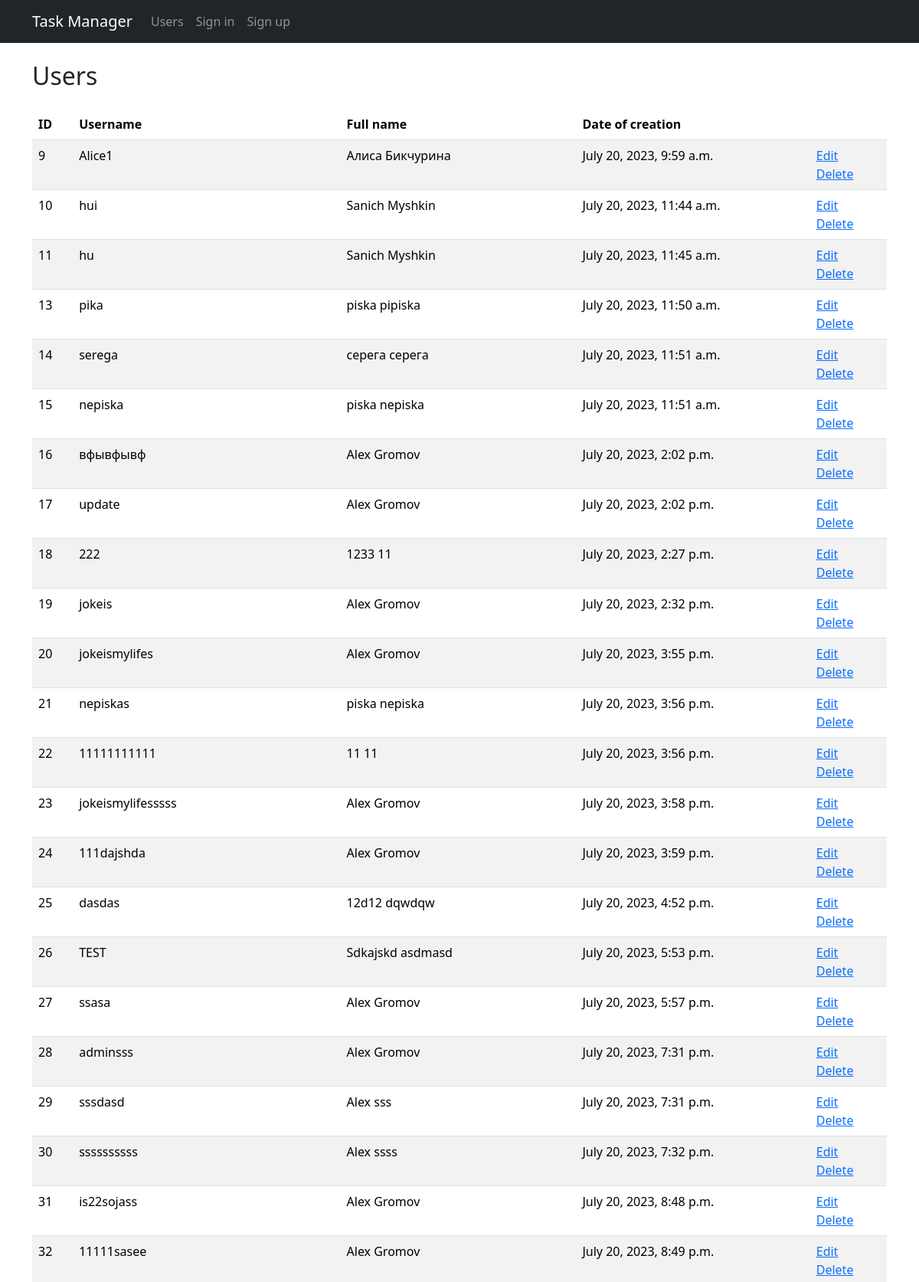
/users/ (upper part), run on the app's committed database.
### task_manager/users/models.py (models this page shows)
class TaskUser(User):
    def __str__(self):
        return " ".join((str(self.first_name), str(self.last_name)))

### task_manager/users/views.py (the view)
# urls.py: path('', UsersView.as_view(), name='users'),
class UsersView(ListView):
    model = TaskUser
    context_object_name = 'users_list'
    template_name = 'users/index.html'

### task_manager/templates/users/index.html (shortened to what this page needs)
{% extends "base.html"%}
{% load i18n %}
{% block content %}
<div class="container wrapper flex-grow-1">
    <h2 class="my-4 text-dark text-left mx-0">
        {% trans 'Users' %}
    </h2>
    <table class="table table-striped">
        <thead>
        <tr>
            <th>ID</th>
            <th>{% trans 'UserName'%}</th>
            <th>{% trans 'FullName'%}</th>
            <th>{% trans 'CreatedDate'%}</th>
            <th></th>
        </tr>
        </thead>
        {% for user in object_list %}
        <tr>
            <td>{{user.id}}</td>
            <td>{{user.username}}</td>
            <td>{{user.first_name}} {{user.last_name}}</td>
            <td>{{user.date_joined}}</td>
            <td>
                <a href="{% url 'user_update' user.id %}">{% trans 'Update'%}</a>
                <br>
                <a href="{% url 'user_delete' user.id %}">{% trans 'Delete'%}</a>
            </td>
        </tr>
        {% endfor %}
    </table>
</div>
{% endblock %}

### task_manager/templates/base.html (shortened to what this page needs)
<!doctype html>
<html lang="en">
<head>
    {% load django_bootstrap5 %}
    {% bootstrap_css %}
    {% load i18n %}
</head>
<body class="d-flex flex-column min-vh-100">
<nav class="navbar navbar-expand-lg bg-dark">
    <div class="container">
        <a class="navbar-brand text-white" href="{% url 'home' %}">{% trans 'NameApp' %}</a>
        <div class="collapse navbar-collapse" id="navbarNav">
            <ul class="navbar-nav">
                <li class="nav-item">
                    <a class="nav-link text-white-50" href="{% url 'users' %}">{% trans 'Users' %}</a>
                </li>
                <li class="nav-item">
                    <a class="nav-link text-white-50" href="{% url 'user_login'%}">{% trans 'Sign_In' %}</a>
                </li>
                <li class="nav-item">
                    <a class="nav-link text-white-50" href="{% url 'user_create' %}">{% trans 'Sign_Up' %}</a>
                </li>
            </ul>
        </div>
    </div>
</nav>
    {% block content%}
    {% endblock %}
</body>
</html>

### data on the page
TaskUser: id "9", username "Alice1", first_name "Алиса", last_name "Бикчурина", date_joined "July 20, 2023, 9:59 a.m."
TaskUser: id "10", username "hui", first_name "Sanich", last_name "Myshkin", date_joined "July 20, 2023, 11:44 a.m."
TaskUser: id "11", username "hu", first_name "Sanich", last_name "Myshkin", date_joined "July 20, 2023, 11:45 a.m."
TaskUser: id "13", username "pika", first_name "piska", last_name "pipiska", date_joined "July 20, 2023, 11:50 a.m."
TaskUser: id "14", username "serega", first_name "серега", last_name "серега", date_joined "July 20, 2023, 11:51 a.m."
TaskUser: id "15", username "nepiska", first_name "piska", last_name "nepiska", date_joined "July 20, 2023, 11:51 a.m."
TaskUser: id "16", username "вфывфывф", first_name "Alex", last_name "Gromov", date_joined "July 20, 2023, 2:02 p.m."
TaskUser: id "17", username "update", first_name "Alex", last_name "Gromov", date_joined "July 20, 2023, 2:02 p.m."
TaskUser: id "18", username "222", first_name "1233", last_name "11", date_joined "July 20, 2023, 2:27 p.m."
TaskUser: id "19", username "jokeis", first_name "Alex", last_name "Gromov", date_joined "July 20, 2023, 2:32 p.m."
TaskUser: id "20", username "jokeismylifes", first_name "Alex", last_name "Gromov", date_joined "July 20, 2023, 3:55 p.m."
TaskUser: id "21", username "nepiskas", first_name "piska", last_name "nepiska", date_joined "July 20, 2023, 3:56 p.m."
TaskUser: id "22", username "11111111111", first_name "11", last_name "11", date_joined "July 20, 2023, 3:56 p.m."
TaskUser: id "23", username "jokeismylifesssss", first_name "Alex", last_name "Gromov", date_joined "July 20, 2023, 3:58 p.m."
TaskUser: id "24", username "111dajshda", first_name "Alex", last_name "Gromov", date_joined "July 20, 2023, 3:59 p.m."
TaskUser: id "25", username "dasdas", first_name "12d12", last_name "dqwdqw", date_joined "July 20, 2023, 4:52 p.m."
TaskUser: id "26", username "TEST", first_name "Sdkajskd", last_name "asdmasd", date_joined "July 20, 2023, 5:53 p.m."
TaskUser: id "27", username "ssasa", first_name "Alex", last_name "Gromov", date_joined "July 20, 2023, 5:57 p.m."
TaskUser: id "28", username "adminsss", first_name "Alex", last_name "Gromov", date_joined "July 20, 2023, 7:31 p.m."
TaskUser: id "29", username "sssdasd", first_name "Alex", last_name "sss", date_joined "July 20, 2023, 7:31 p.m."
TaskUser: id "30", username "ssssssssss", first_name "Alex", last_name "ssss", date_joined "July 20, 2023, 7:32 p.m."
TaskUser: id "31", username "is22sojass", first_name "Alex", last_name "Gromov", date_joined "July 20, 2023, 8:48 p.m."
TaskUser: id "32", username "11111sasee", first_name "Alex", last_name "Gromov", date_joined "July 20, 2023, 8:49 p.m."
